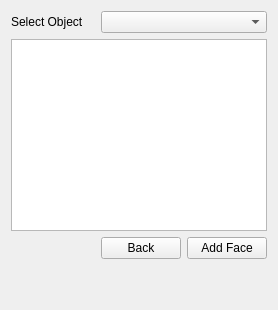
     <widget class="QWidget" name="page_4">
      <layout class="QGridLayout" name="gridLayout_5">
       <item row="0" column="0">
        <layout class="QGridLayout" name="gridLayout_4">
         <item row="0" column="2" colspan="2">
          <widget class="QComboBox" name="shapeComboBox"/>
         </item>
         <item row="1" column="0" rowspan="3" colspan="4">
          <widget class="QListWidget" name="faceListWidget">
           <property name="selectionMode">
            <enum>QAbstractItemView::ExtendedSelection</enum>
           </property>
          </widget>
         </item>
         <item row="0" column="0" colspan="2">
          <widget class="QLabel" name="label_6">
           <property name="text">
            <string>Select Object</string>
           </property>
          </widget>
         </item>
         <item row="4" column="3">
          <widget class="QPushButton" name="addFaceListFace">
           <property name="text">
            <string>Add Face</string>
           </property>
          </widget>
         </item>
         <item row="4" column="2">
          <widget class="QPushButton" name="closeListOfFaces">
           <property name="text">
            <string>Back</string>
           </property>
          </widget>
         </item>
        </layout>
       </item>
       <item row="1" column="0">
        <spacer name="verticalSpacer_2">
         <property name="orientation">
          <enum>Qt::Vertical</enum>
         </property>
         <property name="sizeHint" stdset="0">
          <size>
           <width>20</width>
           <height>40</height>
          </size>
         </property>
        </spacer>
       </item>
      </layout>
     </widget>
